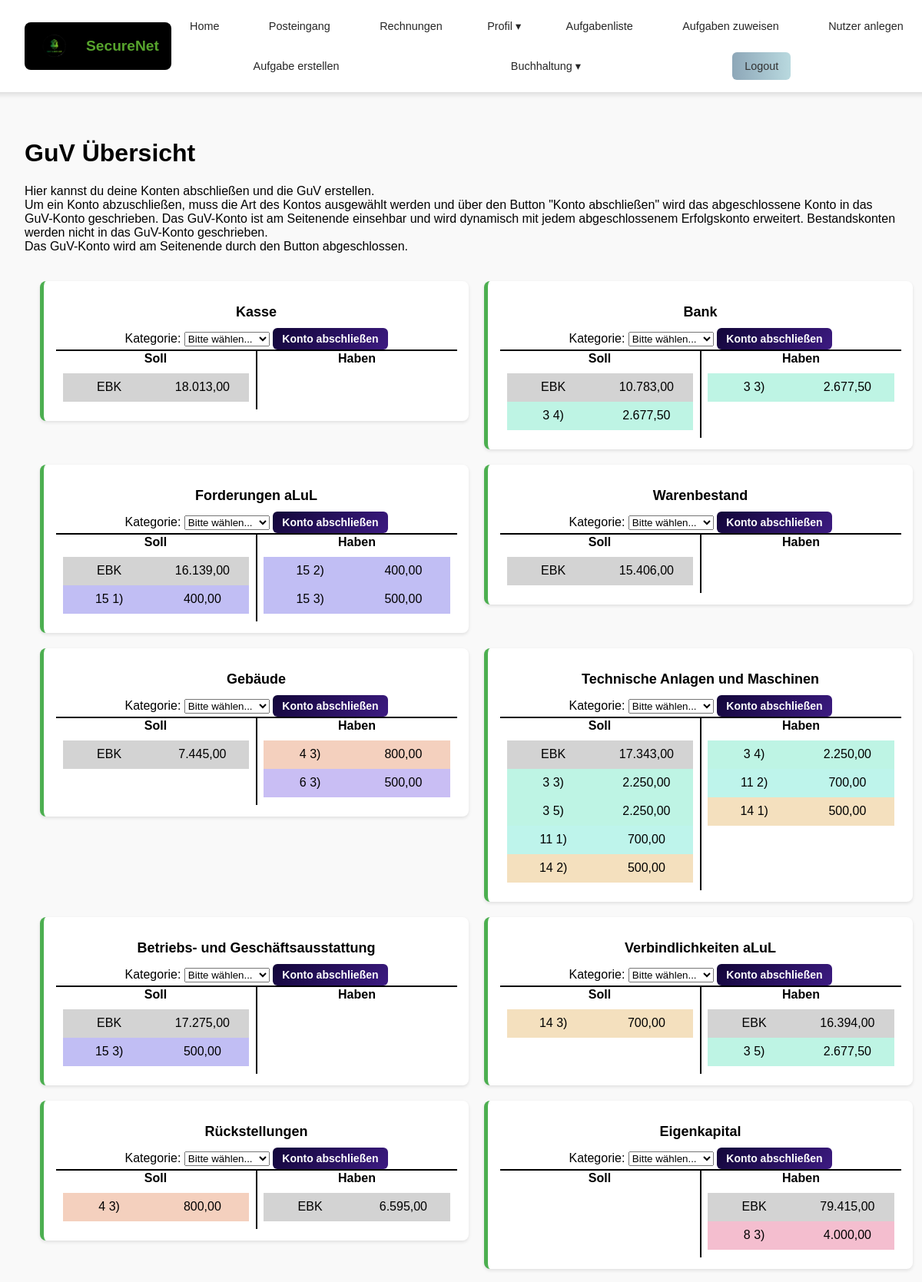
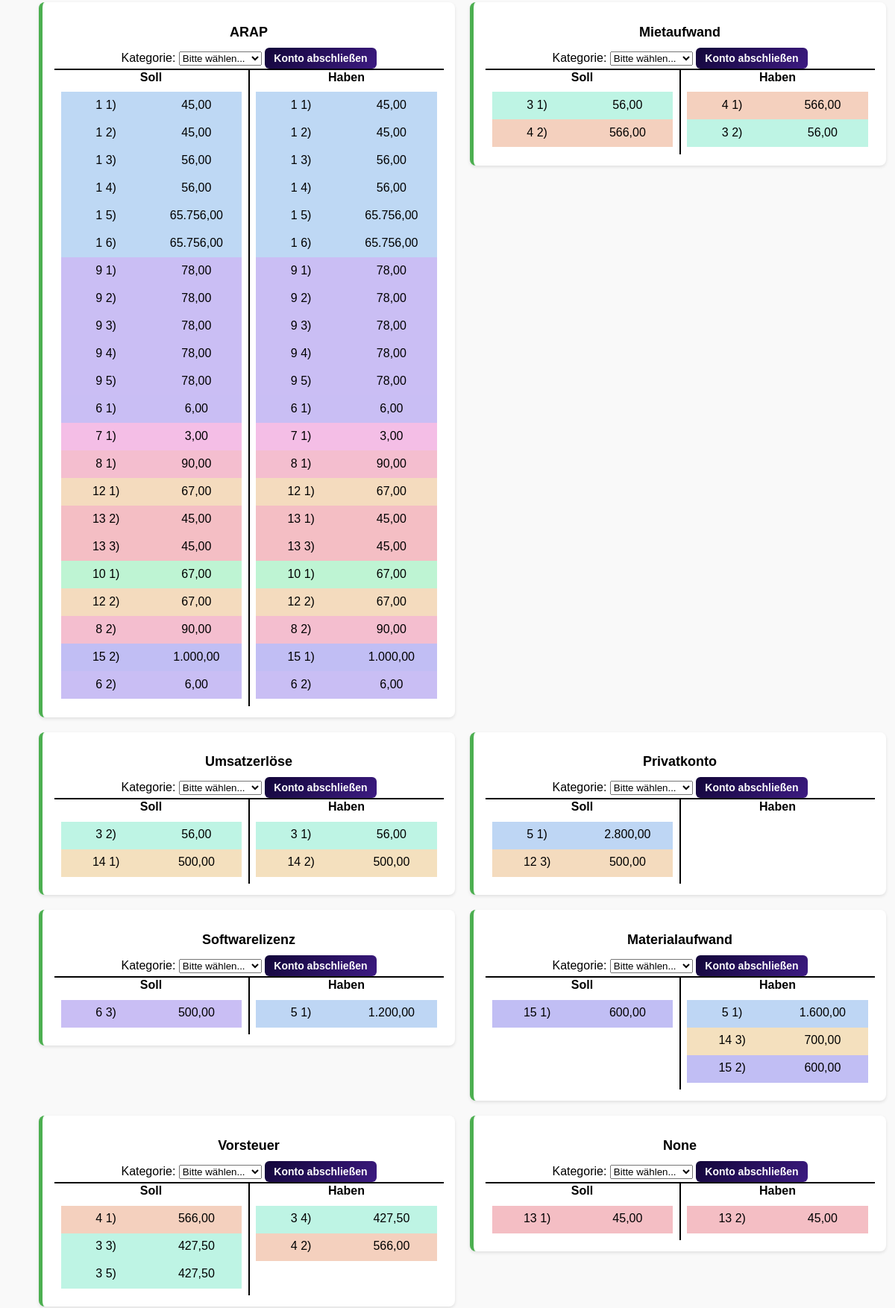
The app's page /posts/guv/ (signed in, upper part) with its own data (2 pictures, top to bottom).
### posts/models.py (models this page shows, shortened)
class Konto(models.Model):
    KATEGORIE_CHOICES = [
        ('Bestandskonto', 'Bestandskonto'),
        ('Erfolgskonto', 'Erfolgskonto'),
    ]
    UNTERKATEGORIE_CHOICES = [
        ('Aktiva', 'Aktiva'),
        ('Passiva', 'Passiva'),
        ('Aufwand', 'Aufwand'),
        ('Ertrag', 'Ertrag'),
    ]
    name = models.CharField(max_length=255)
    kategorie = models.CharField(max_length=20, choices=KATEGORIE_CHOICES, blank=True, null=True)
    unterkategorie = models.CharField(max_length=20, choices=UNTERKATEGORIE_CHOICES, blank=True, null=True)
    kontonummer = models.IntegerField(null=True, blank=True)
    bilanzposition_nummer = models.IntegerField(null=True, blank=True)
    eins = models.CharField(max_length=20, choices=UNTERKATEGORIE_CHOICES, blank=True, null=True)
    erstellt_von = models.ForeignKey(
        settings.AUTH_USER_MODEL, null=True, blank=True,
        on_delete=models.SET_NULL, help_text="Nutzer, der das Konto erstellt hat"
    )
    kontenplan = models.ForeignKey('Kontenplan', null=True, blank=True, on_delete=models.SET_NULL)

class Anfangsbestand(models.Model):
    nutzer = models.ForeignKey(settings.AUTH_USER_MODEL, on_delete=models.CASCADE, related_name="anfangsbestaende")
    konto = models.ForeignKey(Konto, on_delete=models.CASCADE, related_name="anfangsbestaende")
    betrag = models.FloatField()
    class Meta:
        unique_together = ("nutzer", "konto")  # Jeder Nutzer hat für jedes Konto genau einen Eintrag

### posts/views.py (the view)
# urls.py: path('guv/', views.guv_uebersicht, name='guv_uebersicht'),
@login_required
def guv_uebersicht(request):
    guv_konto = Konto.objects.get(name="GuV")
    konten = Konto.objects.exclude(name="GuV")
    buchungen = Buchung.objects.filter(nutzer=request.user).exclude(
        antwort_konten_soll__icontains="GuV"
    ).exclude(
        antwort_konten_haben__icontains="GuV"
    )
    anfangsbestaende = Anfangsbestand.objects.filter(nutzer=request.user).exclude(konto=guv_konto)
    t_konten = build_t_konten(buchungen, anfangsbestaende)
    guv_id = str(guv_konto.id)
    if guv_id in t_konten:
        del t_konten[guv_id]
    konto_kategorien = {str(konto.id): konto.kategorie for konto in konten}
    return render(request, "posts/guv.html", {
        "t_konten": t_konten,
        "konten": konten,
        "konto_kategorien": konto_kategorien
    })

### posts/templatetags/my_filters.py (called while the page is built)
@register.filter
def get_item(dictionary, key):
    if isinstance(dictionary, dict):
        return dictionary.get(key, '')
    return ''

@register.filter
def german_format(value):
    try:
        return "{:,.2f}".format(abs(float(value))).replace(",", "X").replace(".", ",").replace("X", ".")
    except (ValueError, TypeError):
        return value

### posts/views.py (called while the page is built)
def safe_parse(val):
    if isinstance(val, str):
        return json.loads(val or "[]")
    return val or []

def generate_color(aufgabe_id):
    hash_value = int(hashlib.md5(str(aufgabe_id).encode(), usedforsecurity=False).hexdigest(), 16)
    hue = hash_value % 360
    return f"hsl({hue}, 70%, 85%)"

### posts/templates/posts/guv.html (shortened to what this page needs)
{% extends 'master_layout.html' %}
{% load my_filters %}
{% load static %}
{% block css %}
<link rel="stylesheet" href="{% static 'css/hauptbuch.css' %}">
{% endblock %}
{% block content %}
<h1>GuV Übersicht</h1>
<p>Hier kannst du deine Konten abschließen und die GuV erstellen.
<br>Um ein Konto abzuschließen, muss die Art des Kontos ausgewählt werden und über den Button "Konto abschließen" wird das abgeschlossene Konto
in das GuV-Konto geschrieben. Das GuV-Konto ist am Seitenende einsehbar und wird dynamisch mit jedem abgeschlossenem Erfolgskonto erweitert. Bestandskonten werden nicht in das GuV-Konto geschrieben.<br>
Das GuV-Konto wird am Seitenende durch den Button abgeschlossen.
</p>
<section class="hauptbuch">
    {% for konto, daten in t_konten.items %}
    <div class="konto" data-konto="{{ daten.name }}" data-kategorie="{{ konto_kategorien|get_item:konto }}">
        <h2>{{ daten.name }} </h2>
        <label>Kategorie:</label>
        <select class="konto-kategorie">
            <option value="" selected disabled>Bitte wählen...</option>
        </select>
        <button class="konto-abschluss-btn">Konto abschließen</button>
        <table>
            <thead>
                <tr><th>Soll</th><th>Haben</th></tr>
            </thead>
            <tbody>
                <tr>
                    <td class="soll-werte">
                        <table>
                            {% for aufgabe_id, betrag, farbe in daten.soll %}
                            <tr style="background-color: {{ farbe }};">
                                <td>{{ aufgabe_id }}</td>
                                <td data-value="{{ betrag }}">{{ betrag|german_format }}</td>
                            </tr>
                            {% endfor %}
                        </table>
                    </td>
                    <td class="haben-werte">
                        <table>
                            {% for aufgabe_id, betrag, farbe in daten.haben %}
                            <tr style="background-color: {{ farbe }};">
                                <td>{{ aufgabe_id }}</td>
                                <td data-value="{{ betrag }}">{{ betrag|german_format }}</td>
                            </tr>
                            {% endfor %}
                        </table>
                    </td>
                </tr>
            </tbody>
        </table>
    </div>
    {% endfor %}
</section>
{% endblock %}

### assets/css/master_layout.css (style rules this page uses)
body { margin: 0; padding: 0; font-family: Arial, sans-serif; background-color: #f9f9f9; }

### static/css/hauptbuch.css (style rules this page uses)
.hauptbuch { display: grid; grid-template-columns: repeat(2, 1fr); gap: 20px; padding: 20px; align-items: flex-start; border-collapse: collapse; width: 100%; }
.konto { background: white; padding: 15px; border-radius: 8px; box-shadow: 0 2px 4px rgba(0, 0, 0, 0.1); border-left: 5px solid #4CAF50; text-align: center; align-items: flex-start; }
.konto h2 { font-size: 18px; margin-bottom: 10px; }
.konto table { width: 100%; border-collapse: collapse; table-layout: fixed; }
.konto-abschluss-btn { background: linear-gradient(135deg, #120639, #3d1b82); color: white; border: none; border-radius: 6px; padding: 6px 12px; font-size: 14px; font-weight: bold; cursor: pointer; transition: background 0.3s ease, transform 0.2s ease, opacity 0.2s ease; }
.konto td { padding: 8px; border: 1px solid transparent; vertical-align: top; }
.hauptbuch tr { border-radius: 5px; transition: background-color 0.3s ease-in-out; }
.hauptbuch thead th { border-top: 2px solid black !important; position: relative; z-index: 2; }
.hauptbuch th:nth-child(2) { border-left: 2px solid black !important; }
.hauptbuch > .konto > table > tbody > tr > td:nth-child(2) { border-left: 2px solid black !important; position: relative; }
.hauptbuch > .konto > table thead th:nth-child(2) { position: relative; }
.hauptbuch table td { height: 20px; }

### records on screen
Konto: name "Kasse"
Anfangsbestand: soll "18.013,00"
Konto: name "Bank"
Anfangsbestand: soll "10.783,00"
Konto: name "Forderungen aLuL"
Anfangsbestand: soll "16.139,00"
Konto: name "Warenbestand"
Anfangsbestand: soll "15.406,00"
Konto: name "Gebäude"
Anfangsbestand: soll "7.445,00"
Konto: name "Technische Anlagen und Maschinen"
Anfangsbestand: soll "17.343,00"
Konto: name "Betriebs- und Geschäftsausstattung"
Anfangsbestand: soll "17.275,00"
Konto: name "Verbindlichkeiten aLuL"
Anfangsbestand: haben "16.394,00"
Konto: name "Rückstellungen"
Anfangsbestand: haben "6.595,00"
Konto: name "Eigenkapital"
Anfangsbestand: haben "79.415,00"
Konto: name "ARAP"
Konto: name "Mietaufwand"
Konto: name "Umsatzerlöse"
Konto: name "Privatkonto"
Konto: name "Softwarelizenz"
Konto: name "Materialaufwand"
Konto: name "Vorsteuer"

### other values on screen
{{ aufgabe_id }} "EBK" "EBK" "3 4)" "EBK" "15 1)" "EBK" "EBK" "EBK" "3 3)" "3 5)" "11 1)" "14 2)" "EBK" "15 3)" "14 3)" "4 3)" "1 1)" "1 2)" "1 3)" "1 4)" "1 5)" "1 6)" "9 1)" "9 2)" "9 3)" "9 4)" "9 5)" "6 1)" "7 1)" "8 1)" "12 1)" "13 2)" "13 3)" "10 1)" "12 2)" "8 2)" "15 2)" "6 2)" "3 1)" "4 2)" "3 2)" "14 1)" "5 1)" "12 3)" "6 3)" "15 1)" "4 1)" "3 3)" "3 5)" "13 1)"
{{ betrag|german_format }} "2.677,50" "400,00" "2.250,00" "2.250,00" "700,00" "500,00" "500,00" "700,00" "800,00" "45,00" "45,00" "56,00" "56,00" "65.756,00" "65.756,00" "78,00" "78,00" "78,00" "78,00" "78,00" "6,00" "3,00" "90,00" "67,00" "45,00" "45,00" "67,00" "67,00" "90,00" "1.000,00" "6,00" "56,00" "566,00" "56,00" "500,00" "2.800,00" "500,00" "500,00" "600,00" "566,00" "427,50" "427,50" "45,00"
{{ aufgabe_id }} "3 3)" "15 2)" "15 3)" "4 3)" "6 3)" "3 4)" "11 2)" "14 1)" "EBK" "3 5)" "EBK" "EBK" "8 3)" "1 1)" "1 2)" "1 3)" "1 4)" "1 5)" "1 6)" "9 1)" "9 2)" "9 3)" "9 4)" "9 5)" "6 1)" "7 1)" "8 1)" "12 1)" "13 1)" "13 3)" "10 1)" "12 2)" "8 2)" "15 1)" "6 2)" "4 1)" "3 2)" "3 1)" "14 2)" "5 1)" "5 1)" "14 3)" "15 2)" "3 4)" "4 2)" "13 2)"
{{ betrag|german_format }} "2.677,50" "400,00" "500,00" "800,00" "500,00" "2.250,00" "700,00" "500,00" "2.677,50" "4.000,00" "45,00" "45,00" "56,00" "56,00" "65.756,00" "65.756,00" "78,00" "78,00" "78,00" "78,00" "78,00" "6,00" "3,00" "90,00" "67,00" "45,00" "45,00" "67,00" "67,00" "90,00" "1.000,00" "6,00" "566,00" "56,00" "56,00" "500,00" "1.200,00" "1.600,00" "700,00" "600,00" "427,50" "566,00" "45,00"
{{ daten.name }} "None"
